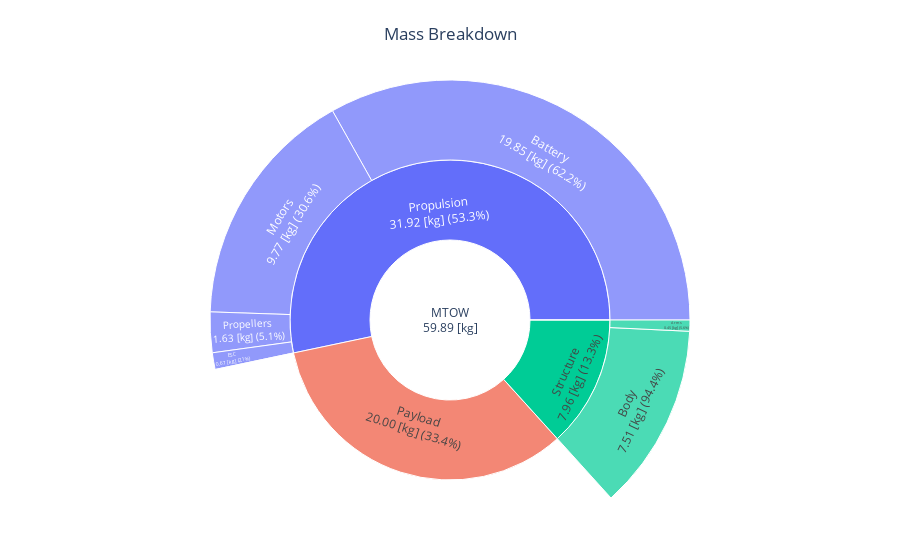

The code cell stored with this chart in its notebook:
### Code cell
fig = mass_breakdown_sun_plot_drone(OUTPUT_FILE)
fig.show()

### Figure 1 — Plotly figure (JSON) as saved in the notebook; plotly's stock layout.template omitted (floating-point values rounded to 4 significant figures)
{"data": [{"branchvalues": "total", "labels": ["MTOW<br>59.89 [kg]", "Payload<br>20.00 [kg] (33.4%)", "Fuel mission<br>0.00 [kg] (0.0%)", "Propulsion<br>31.92 [kg] (53.3%)", "Structure<br>7.96 [kg] (13.3%)", "Propellers<br>1.63 [kg] (5.1%)", "Motors<br>9.77 [kg] (30.6%)", "Gearboxes<br>0.00 [kg] (0.0%)", "ESC<br>0.67 [kg] (2.1%)", "Battery<br>19.85 [kg] (62.2%)", "Body<br>7.51 [kg] (94.4%)", "Arms<br>0.45 [kg] (5.6%)"], "parents": ["", "MTOW<br>59.89 [kg]", "MTOW<br>59.89 [kg]", "MTOW<br>59.89 [kg]", "MTOW<br>59.89 [kg]", "Propulsion<br>31.92 [kg] (53.3%)", "Propulsion<br>31.92 [kg] (53.3%)", "Propulsion<br>31.92 [kg] (53.3%)", "Propulsion<br>31.92 [kg] (53.3%)", "Propulsion<br>31.92 [kg] (53.3%)", "Structure<br>7.96 [kg] (13.3%)", "Structure<br>7.96 [kg] (13.3%)"], "type": "sunburst", "values": [59.89, 20, 0, 31.92, 7.964, 1.632, 9.77, 0, 0.6717, 19.85, 7.514, 0.4499]}], "layout": {"autosize": true, "margin": {"b": 0, "l": 0, "r": 0, "t": 80}, "title": {"text": "Mass Breakdown", "x": 0.5}}}
